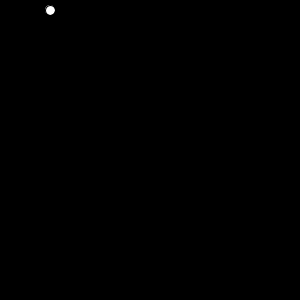
Frame 1 (no input)
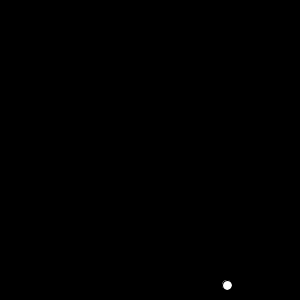
Frame 60 (the mouse pressed at the canvas centre just before this capture)
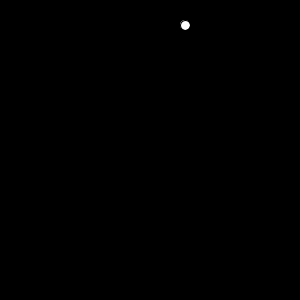
Frame 120 (the mouse held since frame 60 and released just before this capture)

The Processing sketch that drew these frames (run headless with seeded random() and noise(); from frame 60 on, the mouse is pressed at the canvas centre):

// Processing sketch: sketch_5_2_answer
// ── sketch_5_2_answer.pde
void setup(){
  size(300,300);
}
int x=50,y=10,addx=3,addy=5;
void draw(){
  background(0);
  ellipse(x,y,10,10);
  x+=addx;
  y+=addy;
  if(x+5>=300)addx=-addx;
  if(x-5<=0)addx=-addx;
  if(y+5>=300)addy=-addy;
  if(y-5<=0)addy=-addy;
}
